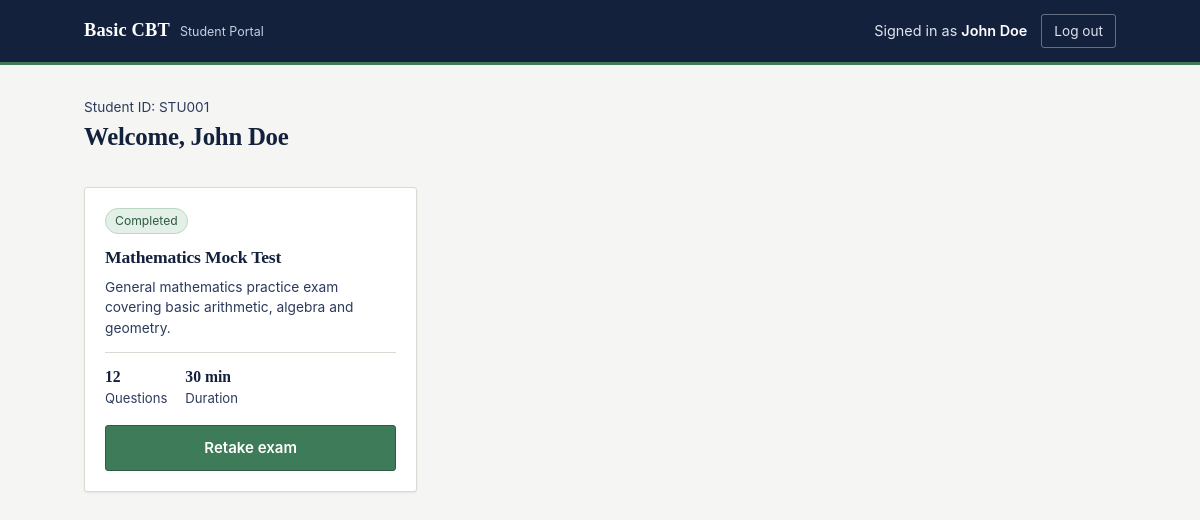
/student/dashboard (signed in), run on the app's committed database.
### tables this page shows
CREATE TABLE students (
    id INTEGER PRIMARY KEY AUTOINCREMENT,
    student_id TEXT UNIQUE NOT NULL,
    full_name TEXT NOT NULL,
    username TEXT UNIQUE NOT NULL,
    password_hash TEXT NOT NULL,
    created_at TEXT DEFAULT (datetime('now'))
);

CREATE TABLE exams (
    id INTEGER PRIMARY KEY AUTOINCREMENT,
    title TEXT NOT NULL,
    description TEXT,
    duration_minutes INTEGER NOT NULL,
    created_at TEXT DEFAULT (datetime('now'))
);

### app.py (the view)
@app.route("/student/dashboard")
@student_required
def student_dashboard():
    db = get_db()
    student = db.execute(
        "SELECT * FROM students WHERE id = ?", (session["user_id"],)
    ).fetchone()
    exams = db.execute(
        """SELECT e.*, COUNT(q.id) AS question_count
           FROM exams e LEFT JOIN questions q ON q.exam_id = e.id
           GROUP BY e.id ORDER BY e.id"""
    ).fetchall()
    taken_exam_ids = {
        row["exam_id"]
        for row in db.execute(
            "SELECT exam_id FROM results WHERE student_id = ?", (student["id"],)
        ).fetchall()
    }
    return render_template(
        "student_dashboard.html", student=student, exams=exams, taken_exam_ids=taken_exam_ids
    )

### app.py (called while the page is built)
def get_db():
    if "db" not in g:
        g.db = sqlite3.connect(DB_PATH)
        g.db.row_factory = sqlite3.Row
        g.db.execute("PRAGMA foreign_keys = ON")
    return g.db

def student_required(view):
    @wraps(view)
    def wrapped(*args, **kwargs):
        if session.get("role") != "student":
            flash("Please log in as a student to continue.", "error")
            return redirect(url_for("login"))
        return view(*args, **kwargs)
    return wrapped

### templates/student_dashboard.html (shortened to what this page needs)
{% extends "base.html" %}
{% block body %}
{% include "_topbar_student.html" %}
<div class="container">
  <div class="page-head">
    <div>
      <div class="eyebrow">Student ID: {{ student.student_id }}</div>
      <h1>Welcome, {{ student.full_name }}</h1>
    </div>
  </div>
  {% if exams %}
  <div class="exam-list">
    {% for exam in exams %}
      <div class="exam-card">
        {% if exam.id in taken_exam_ids %}
          <span class="taken-badge">Completed</span>
        {% endif %}
        <h3>{{ exam.title }}</h3>
        <p class="desc">{{ exam.description or "No description provided." }}</p>
        <div class="exam-meta">
          <div><strong>{{ exam.question_count }}</strong>Questions</div>
          <div><strong>{{ exam.duration_minutes }} min</strong>Duration</div>
        </div>
        {% if exam.question_count > 0 %}
          <a class="btn btn-block" href="{{ url_for('instructions', exam_id=exam.id) }}">
            {{ "Retake exam" if exam.id in taken_exam_ids else "Start exam" }}
          </a>
        {% else %}
          <button class="btn btn-block btn-outline" disabled>No questions yet</button>
        {% endif %}
      </div>
    {% endfor %}
  </div>
  {% endif %}
</div>
{% endblock %}

### templates/_topbar_student.html
<div class="topbar">
  <div class="topbar-inner">
    <div class="brand">
      <span class="brand-mark">Basic CBT</span>
      <span class="brand-sub">Student Portal</span>
    </div>
    <div class="topbar-user">
      <span>Signed in as <span class="name">{{ session.full_name }}</span></span>
      <a class="logout-link" href="{{ url_for('logout') }}">Log out</a>
    </div>
  </div>
</div>

### static/css/style.css (style rules this page uses)
:root { --ink: #14213d; --ink-soft: #2c3a5c; --paper: #f5f6f3; --paper-raised: #ffffff; --rule: #d9dbd3; --rule-strong: #b9bcae; --green: #3e7c59; --green-deep: #2c5c41; --amber: #c98a1f; --amber-soft: #f3e2c3; --red: #b3392c; --red-soft: #f4dcd8; --font-serif: Georgia, "Iowan Old Style", "Palatino Linotype", "URW Palladio L", serif; --font-sans: -apple-system, BlinkMacSystemFont, "Segoe UI", Roboto, Helvetica, Arial, sans-serif; --radius: 3px; --shadow: 0 1px 2px rgba(20, 33, 61, 0.08); }
* { box-sizing: border-box; }
html, body { height: 100%; }
body { margin: 0; font-family: var(--font-sans); background: var(--paper); color: var(--ink); line-height: 1.5; -webkit-font-smoothing: antialiased; }
a { color: var(--green-deep); }
h1, h2, h3, h4 { font-family: var(--font-serif); color: var(--ink); margin: 0 0 0.4em; font-weight: 600; letter-spacing: -0.01em; }
p { margin: 0 0 1em; }
.container { max-width: 1080px; margin: 0 auto; padding: 0 24px; }
.topbar { background: var(--ink); color: #fff; border-bottom: 3px solid var(--green); }
.topbar-inner { max-width: 1080px; margin: 0 auto; padding: 14px 24px; display: flex; align-items: center; justify-content: space-between; gap: 16px; }
.brand { display: flex; align-items: baseline; gap: 10px; font-family: var(--font-serif); }
.brand-mark { font-weight: 700; font-size: 1.15rem; letter-spacing: 0.01em; }
.brand-sub { font-family: var(--font-sans); font-size: 0.78rem; color: #c7cede; }
.topbar-user { display: flex; align-items: center; gap: 14px; font-size: 0.9rem; color: #dfe3ee; }
.topbar-user .name { color: #fff; font-weight: 600; }
.logout-link { color: #dfe3ee; text-decoration: none; border: 1px solid rgba(255, 255, 255, 0.35); padding: 6px 12px; border-radius: var(--radius); font-size: 0.85rem; }
.btn { display: inline-block; padding: 11px 20px; border-radius: var(--radius); border: 1px solid var(--green-deep); background: var(--green); color: #fff; font-weight: 600; font-size: 0.94rem; cursor: pointer; text-decoration: none; text-align: center; }
.btn-block { width: 100%; }
.page-head { display: flex; align-items: baseline; justify-content: space-between; flex-wrap: wrap; gap: 10px; margin: 32px 0 22px; }
.page-head h1 { font-size: 1.55rem; }
.eyebrow { color: var(--ink-soft); font-size: 0.85rem; }
.exam-list { display: grid; grid-template-columns: repeat(auto-fill, minmax(280px, 1fr)); gap: 16px; }
.exam-card { background: var(--paper-raised); border: 1px solid var(--rule); border-radius: var(--radius); padding: 20px; box-shadow: var(--shadow); display: flex; flex-direction: column; }
.exam-card h3 { font-size: 1.1rem; margin-bottom: 6px; }
.exam-card .desc { font-size: 0.86rem; color: var(--ink-soft); margin-bottom: 14px; flex: 1; }
.exam-meta { display: flex; gap: 18px; font-size: 0.82rem; color: var(--ink-soft); margin-bottom: 16px; border-top: 1px solid var(--rule); padding-top: 12px; }
.exam-meta strong { display: block; color: var(--ink); font-size: 0.98rem; font-family: var(--font-serif); }
.taken-badge { display: inline-block; font-size: 0.76rem; color: var(--green-deep); background: #e3efe7; border: 1px solid #bcd8c5; padding: 3px 9px; border-radius: 20px; margin-bottom: 10px; align-self: flex-start; }

### data on the page
students: full_name "John Doe", student_id "STU001"
exams: shows "Completed", title "Mathematics Mock Test", description "General mathematics practice exam covering basic arithmetic, algebra and geometry.", question_count "12", duration_minutes "30", id "Retake exam"
